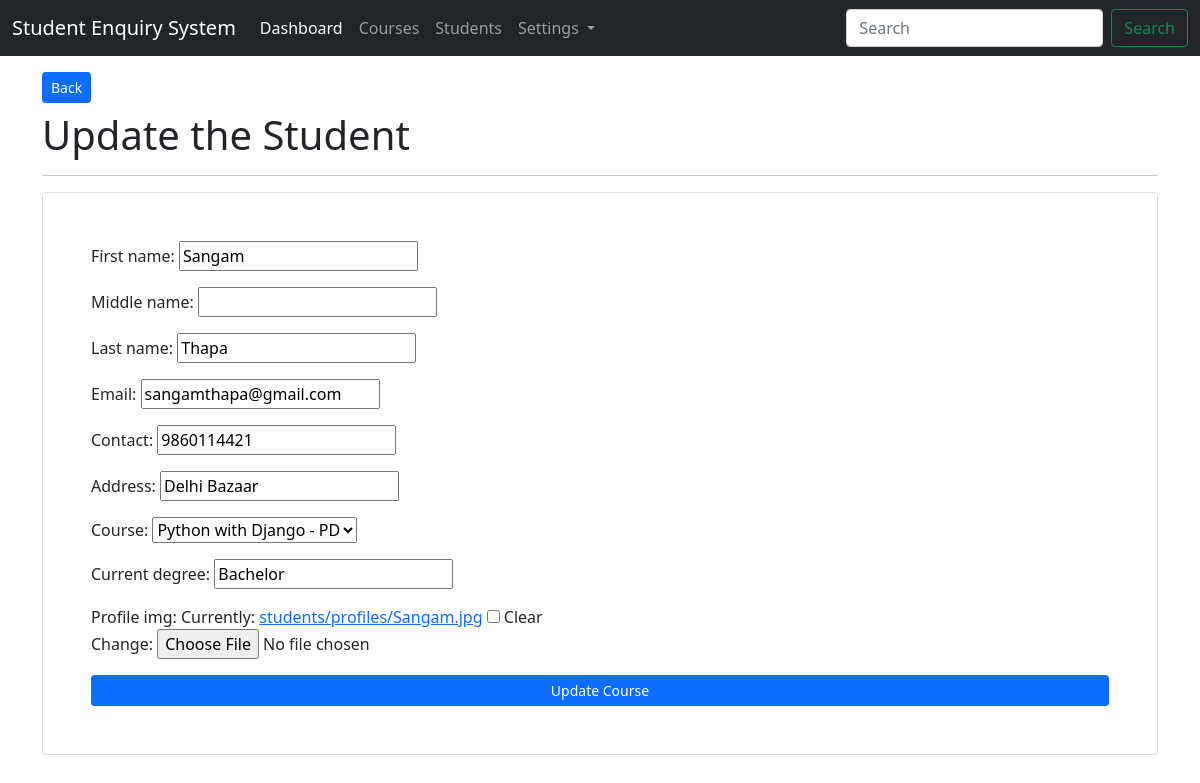
/students/edit/1/ (signed in), run on the app's committed database.
### app_students/models.py (models this page shows, shortened)
class StudentModel(models.Model):
    first_name = models.CharField(max_length=200)
    middle_name = models.CharField(max_length=200, null=True, blank=True)
    last_name = models.CharField(max_length=200)
    email = models.EmailField(unique=True)
    contact = models.CharField(max_length=20)
    address =  models.CharField(max_length=200)
    current_degree = models.CharField(max_length=200)
    profile_img = models.FileField(upload_to='students/profiles/', null=True, blank=True)
    course = models.ForeignKey(CourseModel, on_delete=models.CASCADE)
    created_at = models.DateTimeField(auto_now_add=True)
    user = models.ForeignKey(User, on_delete=models.CASCADE)
    class Meta:
        db_table = 'tbl_students'

### app_students/views.py (the view)
# urls.py: path('edit/<int:id>/', views.student_edit, name='student-edit'),
@login_required(login_url='/login')
def student_edit(request, id):
    student = StudentModel.objects.get(id=id)
    form = StudentCreateForm(instance=student)
    context = {"form": form}
    if request.method == "POST":
        std = StudentCreateForm(data=request.POST, instance=student, files=request.FILES)
        if std.is_valid():
            std.save()
            return redirect("student-index")
        return redirect("student-edit", id)
    return render(request, 'students/edit.html', context)

### app_students/forms.py
class StudentCreateForm(forms.ModelForm):
    class Meta:
        fields = ("first_name", "middle_name", "last_name", "email", "contact", "address", "course", "current_degree", "profile_img")
        model = StudentModel

### app_courses/models.py (called while the page is built)
    def __str__(self):
        return self.course_name + " - " + self.course_code

### templates/students/edit.html (shortened to what this page needs)
{% extends 'layouts/master.html' %}
{% block content %}
<div class="container">
    <a href="{% url 'student-index' %}" class="btn btn-primary btn-sm mt-3 mb-2">Back</a>
    <h1>Update the Student</h1>
    <hr>
    <div class="card p-5 mt-3">
        <form action="#" method="post" enctype="multipart/form-data">
            {{ form.as_p }}
            <input type="submit" class="btn btn-sm btn-primary col-12" value="Update Course">
        </form>
    </div>
</div>
{% endblock %}

### data on the page
StudentModel: first_name "Sangam", last_name "Thapa", email "sangamthapa@gmail.com", contact "9860114421", address "Delhi Bazaar", course "Python with Django - PD", current_degree "Bachelor"
